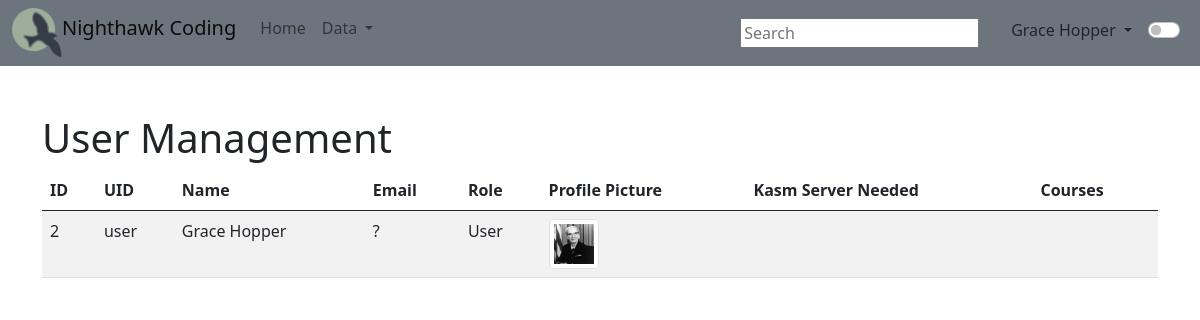
The page /users/table2 (signed in) on the database its author committed.
### model/user.py (models this page shows, shortened)
class User(db.Model, UserMixin):
    __tablename__ = 'users'
    id = db.Column(db.Integer, primary_key=True)
    _name = db.Column(db.String(255), unique=False, nullable=False)
    _uid = db.Column(db.String(255), unique=True, nullable=False)
    _email = db.Column(db.String(255), unique=False, nullable=False)
    _password = db.Column(db.String(255), unique=False, nullable=False)
    _role = db.Column(db.String(20), default="User", nullable=False)
    _pfp = db.Column(db.String(255), unique=False, nullable=True)
    _car = db.Column(db.String(255), unique=False, nullable=True)
    posts = db.relationship('Post', backref='author', lazy=True)
    @property
    def is_authenticated(self):
        return True
    @property
    def email(self):
        return self._email
    @property
    def name(self):
        return self._name
    @property
    def uid(self):
        return self._uid
    @property
    def role(self):
        return self._role
    @property
    def pfp(self):
        return self._pfp
    @property
    def car(self):
        return self._car

### main.py (the view)
@app.route('/users/table2')
@login_required
def u2table():
    users = User.query.all()
    return render_template("u2table.html", user_data=users)

### main.py (called while the page is built)
@login_manager.user_loader
def load_user(user_id):
    return User.query.get(int(user_id))

@app.context_processor
def inject_user():
    return dict(current_user=current_user)

### templates/u2table.html (shortened to what this page needs)
{% extends "layouts/base.html" %}
{% block body %}
<div class="container mt-5">
    <h1>User Management</h1>
    <table class="table table-striped" id="userTable">
        <thead>
            <tr>
                <th>ID</th>
                <th>UID</th>
                <th>Name</th>
                <th>Email</th>
                <th>Role</th>
                <th>Profile Picture</th>
                <th>Kasm Server Needed</th>
                <th>Courses</th>
            </tr>
        </thead>
        <tbody>
            {% for user in user_data %}
            {% if user.id == current_user.id or current_user.role == 'Admin' %}
            <tr>
                <td>{{ user.id }}</td>
                <td>{{ user.uid }}</td>
                <td>{{ user.name }}</td>
                <td>{{ user.email }}</td>
                <td>{{ user.role }}</td>
                <td>
                    {% if user.pfp %}
                    <img src="{{ url_for('uploaded_file', filename=user.uid + '/' + user.pfp) }}" alt="Profile Picture" class="img-thumbnail" style="width: 50px; height: 50px;">
                    {% else %}
                    <img src="{{ url_for('static', filename='assets/pythondb.png') }}" alt="Default Profile Picture" class="img-thumbnail" style="width: 50px; height: 50px;">
                    {% endif %}
                </td>
                <td id="kasm-{{ user.id }}">{{ user.kasm_server_needed }}</td>
                <td>
                </td>
            </tr>
            {% endif %}
            {% endfor %}
        </tbody>
    </table>
</div>
{% endblock %}

### templates/layouts/navbar.html (shortened to what this page needs)
    <nav class="navbar navbar-expand-lg navbar-light bg-secondary">
        <div class="container-fluid">
            <div class="btn-group">
                <img src="{{ url_for('static', filename='assets/ncs_logo.png') }}" width="50" height="50" class="d-inline-block align-center" alt="">
                <a class="navbar-brand" href="https://csp.nighthawkcodingsociety.com/">{{basename}}</a>
                <div class="navbar-nav">
                    <a class="nav-link" href={{ url_for('index') }}>Home</a>
                    <div class="nav-item dropdown">
                        <a class="nav-link dropdown-toggle" href="#" id="navbarDarkDropdownMenuLink" role="button" data-bs-toggle="dropdown" aria-expanded="false">
                          Data
                        </a>
                    </div>
                </div>
            </div>
            <div class="btn-group">
                <div class="px-3" style="height:30px;">
                    <input id="search" type="search" placeholder="Search" aria-label="Search">
                </div>
                {% if current_user.is_authenticated %}
                    <div class="dropdown px-3">
                        <span class="dropdown-toggle link-dark" href="#" role="button" data-bs-toggle="dropdown" aria-expanded="false">
                            {{ current_user.name }}
                        </span>
                    </div>
                {% else %}
                    <a href="{{ url_for('login') }}" class="px-3 link-dark">Login</a>
                {% endif %}
                <div class="form-check form-switch">
                    <input type="checkbox" onclick="darkFunction()" class="form-check-input link-dark" id="darkSwitch">
                </div>
            </div>
        </div>
    </nav>

### templates/layouts/base.html (style rules this page uses)
.navbar { position: static; z-index: 9999; }

### rows shown on the page
User: name "Grace Hopper", id "2", uid "user", email "?", role "User", _uid+_pfp (picture)

### other values the page prints
{{ basename }} "Nighthawk Coding"
